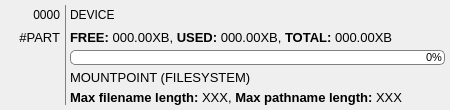
<?xml version="1.0" encoding="UTF-8"?>
<ui version="4.0">
 <class>phptwdgt</class>
 <widget class="QWidget" name="phptwdgt">
  <property name="geometry">
   <rect>
    <x>0</x>
    <y>0</y>
    <width>450</width>
    <height>110</height>
   </rect>
  </property>
  <property name="sizePolicy">
   <sizepolicy hsizetype="Fixed" vsizetype="Fixed">
    <horstretch>0</horstretch>
    <verstretch>0</verstretch>
   </sizepolicy>
  </property>
  <property name="minimumSize">
   <size>
    <width>450</width>
    <height>110</height>
   </size>
  </property>
  <property name="maximumSize">
   <size>
    <width>450</width>
    <height>110</height>
   </size>
  </property>
  <property name="windowTitle">
   <string>Form</string>
  </property>
  <widget class="QLabel" name="phptdvce">
   <property name="geometry">
    <rect>
     <x>70</x>
     <y>5</y>
     <width>375</width>
     <height>20</height>
    </rect>
   </property>
   <property name="sizePolicy">
    <sizepolicy hsizetype="Fixed" vsizetype="Fixed">
     <horstretch>0</horstretch>
     <verstretch>0</verstretch>
    </sizepolicy>
   </property>
   <property name="minimumSize">
    <size>
     <width>375</width>
     <height>20</height>
    </size>
   </property>
   <property name="maximumSize">
    <size>
     <width>375</width>
     <height>20</height>
    </size>
   </property>
   <property name="styleSheet">
    <string notr="true">font: 15pt &quot;JetBrains Mono&quot;;</string>
   </property>
   <property name="text">
    <string>DEVICE</string>
   </property>
  </widget>
  <widget class="QLabel" name="phptfsys">
   <property name="geometry">
    <rect>
     <x>70</x>
     <y>70</y>
     <width>375</width>
     <height>15</height>
    </rect>
   </property>
   <property name="sizePolicy">
    <sizepolicy hsizetype="Fixed" vsizetype="Fixed">
     <horstretch>0</horstretch>
     <verstretch>0</verstretch>
    </sizepolicy>
   </property>
   <property name="minimumSize">
    <size>
     <width>375</width>
     <height>15</height>
    </size>
   </property>
   <property name="maximumSize">
    <size>
     <width>375</width>
     <height>15</height>
    </size>
   </property>
   <property name="font">
    <font>
     <pointsize>10</pointsize>
     <italic>false</italic>
     <bold>false</bold>
    </font>
   </property>
   <property name="styleSheet">
    <string notr="true">font: 10pt &quot;Inter&quot;;</string>
   </property>
   <property name="text">
    <string>MOUNTPOINT (FILESYSTEM)</string>
   </property>
  </widget>
  <widget class="QLabel" name="phptnumb">
   <property name="geometry">
    <rect>
     <x>5</x>
     <y>5</y>
     <width>55</width>
     <height>20</height>
    </rect>
   </property>
   <property name="sizePolicy">
    <sizepolicy hsizetype="Fixed" vsizetype="Fixed">
     <horstretch>0</horstretch>
     <verstretch>0</verstretch>
    </sizepolicy>
   </property>
   <property name="minimumSize">
    <size>
     <width>55</width>
     <height>20</height>
    </size>
   </property>
   <property name="maximumSize">
    <size>
     <width>55</width>
     <height>20</height>
    </size>
   </property>
   <property name="styleSheet">
    <string notr="true">font: 15pt &quot;JetBrains Mono&quot;;</string>
   </property>
   <property name="frameShape">
    <enum>QFrame::NoFrame</enum>
   </property>
   <property name="text">
    <string>0000</string>
   </property>
   <property name="alignment">
    <set>Qt::AlignRight|Qt::AlignTrailing|Qt::AlignVCenter</set>
   </property>
  </widget>
  <widget class="QLabel" name="phptlabl">
   <property name="geometry">
    <rect>
     <x>5</x>
     <y>30</y>
     <width>55</width>
     <height>15</height>
    </rect>
   </property>
   <property name="sizePolicy">
    <sizepolicy hsizetype="Fixed" vsizetype="Fixed">
     <horstretch>0</horstretch>
     <verstretch>0</verstretch>
    </sizepolicy>
   </property>
   <property name="minimumSize">
    <size>
     <width>55</width>
     <height>15</height>
    </size>
   </property>
   <property name="maximumSize">
    <size>
     <width>55</width>
     <height>15</height>
    </size>
   </property>
   <property name="font">
    <font>
     <pointsize>10</pointsize>
     <italic>false</italic>
     <bold>false</bold>
    </font>
   </property>
   <property name="styleSheet">
    <string notr="true">font: 10pt &quot;Inter&quot;;</string>
   </property>
   <property name="text">
    <string>#PART</string>
   </property>
   <property name="alignment">
    <set>Qt::AlignRight|Qt::AlignTrailing|Qt::AlignVCenter</set>
   </property>
  </widget>
  <widget class="QLabel" name="phptfutl">
   <property name="geometry">
    <rect>
     <x>70</x>
     <y>30</y>
     <width>375</width>
     <height>15</height>
    </rect>
   </property>
   <property name="sizePolicy">
    <sizepolicy hsizetype="Fixed" vsizetype="Fixed">
     <horstretch>0</horstretch>
     <verstretch>0</verstretch>
    </sizepolicy>
   </property>
   <property name="minimumSize">
    <size>
     <width>375</width>
     <height>15</height>
    </size>
   </property>
   <property name="maximumSize">
    <size>
     <width>375</width>
     <height>15</height>
    </size>
   </property>
   <property name="font">
    <font>
     <pointsize>10</pointsize>
     <italic>false</italic>
     <bold>false</bold>
    </font>
   </property>
   <property name="styleSheet">
    <string notr="true">font: 10pt &quot;Inter&quot;;</string>
   </property>
   <property name="text">
    <string>&lt;html&gt;&lt;head/&gt;&lt;body&gt;&lt;p&gt;&lt;span style=&quot; font-weight:700;&quot;&gt;FREE: &lt;/span&gt;000.00XB, &lt;span style=&quot; font-weight:700;&quot;&gt;USED: &lt;/span&gt;000.00XB, &lt;span style=&quot; font-weight:700;&quot;&gt;TOTAL: &lt;/span&gt;000.00XB&lt;/p&gt;&lt;/body&gt;&lt;/html&gt;</string>
   </property>
  </widget>
  <widget class="QLabel" name="phptmxfp">
   <property name="geometry">
    <rect>
     <x>70</x>
     <y>90</y>
     <width>375</width>
     <height>15</height>
    </rect>
   </property>
   <property name="sizePolicy">
    <sizepolicy hsizetype="Fixed" vsizetype="Fixed">
     <horstretch>0</horstretch>
     <verstretch>0</verstretch>
    </sizepolicy>
   </property>
   <property name="minimumSize">
    <size>
     <width>375</width>
     <height>15</height>
    </size>
   </property>
   <property name="maximumSize">
    <size>
     <width>375</width>
     <height>15</height>
    </size>
   </property>
   <property name="font">
    <font>
     <pointsize>10</pointsize>
     <italic>false</italic>
     <bold>false</bold>
    </font>
   </property>
   <property name="styleSheet">
    <string notr="true">font: 10pt &quot;Inter&quot;;</string>
   </property>
   <property name="text">
    <string>&lt;html&gt;&lt;head/&gt;&lt;body&gt;&lt;p&gt;&lt;span style=&quot; font-weight:700;&quot;&gt;Max filename length: &lt;/span&gt;XXX, &lt;span style=&quot; font-weight:700;&quot;&gt;Max pathname length: &lt;/span&gt;XXX&lt;/p&gt;&lt;/body&gt;&lt;/html&gt;</string>
   </property>
  </widget>
  <widget class="QProgressBar" name="phptpgbr">
   <property name="geometry">
    <rect>
     <x>70</x>
     <y>50</y>
     <width>375</width>
     <height>15</height>
    </rect>
   </property>
   <property name="sizePolicy">
    <sizepolicy hsizetype="Fixed" vsizetype="Fixed">
     <horstretch>0</horstretch>
     <verstretch>0</verstretch>
    </sizepolicy>
   </property>
   <property name="minimumSize">
    <size>
     <width>375</width>
     <height>15</height>
    </size>
   </property>
   <property name="maximumSize">
    <size>
     <width>375</width>
     <height>15</height>
    </size>
   </property>
   <property name="font">
    <font>
     <pointsize>8</pointsize>
     <italic>false</italic>
     <bold>false</bold>
    </font>
   </property>
   <property name="styleSheet">
    <string notr="true">QProgressBar::chunk {background-color: #008080;}
QProgressBar {border: 1px solid #808080; border-radius: 5px; font: 8pt &quot;Inter&quot;;}</string>
   </property>
   <property name="value">
    <number>0</number>
   </property>
   <property name="alignment">
    <set>Qt::AlignRight|Qt::AlignTrailing|Qt::AlignVCenter</set>
   </property>
   <property name="textVisible">
    <bool>true</bool>
   </property>
   <property name="invertedAppearance">
    <bool>false</bool>
   </property>
   <property name="format">
    <string>%p% </string>
   </property>
  </widget>
  <widget class="Line" name="phptline">
   <property name="geometry">
    <rect>
     <x>65</x>
     <y>5</y>
     <width>1</width>
     <height>100</height>
    </rect>
   </property>
   <property name="sizePolicy">
    <sizepolicy hsizetype="Fixed" vsizetype="Fixed">
     <horstretch>0</horstretch>
     <verstretch>0</verstretch>
    </sizepolicy>
   </property>
   <property name="minimumSize">
    <size>
     <width>1</width>
     <height>100</height>
    </size>
   </property>
   <property name="maximumSize">
    <size>
     <width>1</width>
     <height>100</height>
    </size>
   </property>
   <property name="styleSheet">
    <string notr="true">border: 1px solid #808080;</string>
   </property>
   <property name="orientation">
    <enum>Qt::Vertical</enum>
   </property>
  </widget>
 </widget>
 <resources/>
 <connections/>
</ui>
